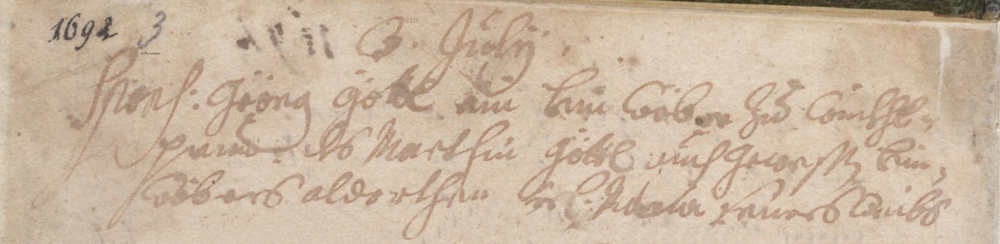
#> input picture Historical_Document_Project/dataset/DIBCO2018/degraded/10.bmp, 1000 x 244 px, shrunk from 1777 x 434 before the run
$ python -i morphology.py   (imports and definitions only)
#> lines starting #> are read from the running program, lines starting #| are printed output that depends on the picture
"""
Historical Document Restoration & Binarization
Module: morphology.py (Member 3)
Description: Morphological cleanup and connected-component post-processing
for binary historical document images. Eliminates salt-and-pepper noise,
bridges hairline stroke fractures, and removes scanner border artifacts.
"""

from typing import Tuple
import cv2
import numpy as np


def morphological_opening(
    binary_image: np.ndarray,
    kernel_size: Tuple[int, int] = (2, 2),
    shape: int = cv2.MORPH_RECT,
) -> np.ndarray:
    """
    Applies morphological opening to the text foreground.
    Input/Output: 0 = foreground (text), 255 = background (paper).
    Opening (Erosion followed by Dilation) eliminates small isolated noise specks.
    """
    # Invert so text is 255 (OpenCV morphology functions operate on white foreground)
    fg = 255 - binary_image
    kernel = cv2.getStructuringElement(shape, kernel_size)
    opened = cv2.morphologyEx(fg, cv2.MORPH_OPEN, kernel)
    return 255 - opened


def morphological_closing(
    binary_image: np.ndarray,
    kernel_size: Tuple[int, int] = (2, 2),
    shape: int = cv2.MORPH_RECT,
) -> np.ndarray:
    """
    Applies morphological closing to the text foreground.
    Closing (Dilation followed by Erosion) bridges hairline character breaks
    and fills tiny pinholes inside character strokes.
    """
    fg = 255 - binary_image
    kernel = cv2.getStructuringElement(shape, kernel_size)
    closed = cv2.morphologyEx(fg, cv2.MORPH_CLOSE, kernel)
    return 255 - closed


def remove_small_components(
    binary_image: np.ndarray,
    min_area: int = 10,
    connectivity: int = 8,
) -> np.ndarray:
    """
    Filter out isolated foreground components whose pixel area is smaller than min_area.
    Vectorized implementation using NumPy array indexing for instantaneous execution.
    """
    if min_area <= 1:
        return binary_image.copy()

    fg = 255 - binary_image
    num_labels, labels, stats, _ = cv2.connectedComponentsWithStats(fg, connectivity=connectivity)

    if num_labels <= 1:
        return binary_image.copy()

    # Create boolean lookup table for labels: keep if area >= min_area (background label 0 is always False)
    areas = stats[:, cv2.CC_STAT_AREA].copy()
    areas[0] = 0
    keep_mask = (areas >= min_area)

    # Vectorized direct lookup
    clean_fg = np.where(keep_mask[labels], 255, 0).astype(np.uint8)
    return 255 - clean_fg


def remove_border_artifacts(
    binary_image: np.ndarray,
    border_margin: int = 4,
    max_border_area_ratio: float = 0.25,
) -> np.ndarray:
    """
    Removes black border artifacts resulting from document scanning/cropping.
    Vectorized implementation for instant execution.
    """
    fg = 255 - binary_image
    h, w = fg.shape
    total_pixels = h * w
    num_labels, labels, stats, _ = cv2.connectedComponentsWithStats(fg, connectivity=8)

    if num_labels <= 1:
        return binary_image.copy()

    x = stats[:, cv2.CC_STAT_LEFT]
    y = stats[:, cv2.CC_STAT_TOP]
    bw = stats[:, cv2.CC_STAT_WIDTH]
    bh = stats[:, cv2.CC_STAT_HEIGHT]
    area = stats[:, cv2.CC_STAT_AREA]

    touches_border = (
        (x <= border_margin)
        | (y <= border_margin)
        | ((x + bw) >= (w - border_margin))
        | ((y + bh) >= (h - border_margin))
    )
    is_border_artifact = touches_border & (
        (area > (total_pixels * 0.02))
        | (bw >= (w - 2 * border_margin))
        | (bh >= (h - 2 * border_margin))
    )
    is_border_artifact[0] = False  # Background

    remove_mask = is_border_artifact[labels]
    clean_fg = fg.copy()
    clean_fg[remove_mask] = 0

    return 255 - clean_fg


def cleanup_binary_document(
    binary_image: np.ndarray,
    apply_closing: bool = False,
    closing_ksize: Tuple[int, int] = (2, 2),
    min_area: int = 12,
    clean_borders: bool = True,
) -> np.ndarray:
    """
    Integrated pipeline for binary morphological and topological cleanup.
    1. Optional gentle closing to bridge micro-fissures in ink.
    2. Connected component area thresholding to eliminate dust and paper foxing specks.
    3. Removal of peripheral scanning borders.
    """
    res = binary_image.copy()

    if clean_borders:
        res = remove_border_artifacts(res)

    if apply_closing:
        res = morphological_closing(res, kernel_size=closing_ksize)

    if min_area > 0:
        res = remove_small_components(res, min_area=min_area)

    return res

>>> import cv2
>>> picture = cv2.imread('../Historical_Document_Project/dataset/DIBCO2018/degraded/10.bmp', cv2.IMREAD_GRAYSCALE)
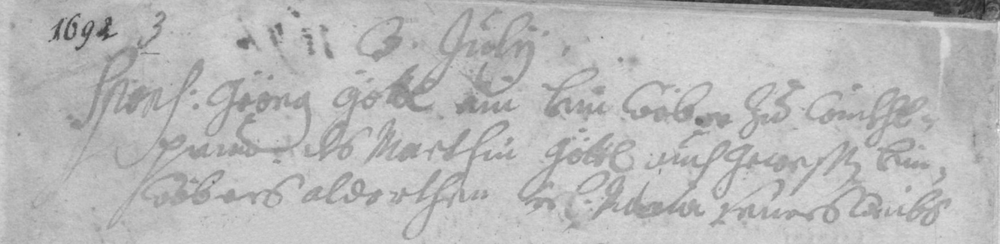
#> picture: shape (244, 1000); min 35, max 247, mean 186.1
>>> result = cleanup_binary_document(picture)
#> in remove_border_artifacts, `fg = 255 - binary_image`:
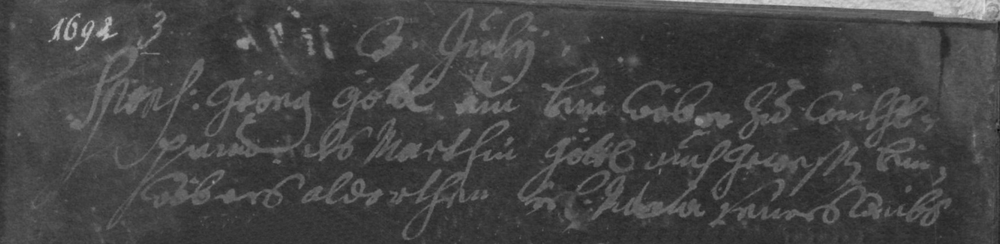
#> fg: shape (244, 1000); min 8, max 220, mean 68.9
#> in remove_border_artifacts, `num_labels, labels, stats, _ = cv2.connectedComponentsWithStats(fg, co..`: labels: shape (244, 1000) int32; every value is 1
#> in remove_border_artifacts, `num_labels, labels, stats, _ = cv2.connectedComponentsWithStats(fg, co..`: num_labels = 2; stats = [[-1, 2147483647, 0, 0, 0], [0, 0, 1000, 244, 244000]]
#> in remove_border_artifacts, `x = stats[:, cv2.CC_STAT_LEFT]`: x = [-1, 0]
#> in remove_border_artifacts, `y = stats[:, cv2.CC_STAT_TOP]`: y = [2147483647, 0]
#> in remove_border_artifacts, `bw = stats[:, cv2.CC_STAT_WIDTH]`: bw = [0, 1000]
#> in remove_border_artifacts, `bh = stats[:, cv2.CC_STAT_HEIGHT]`: bh = [0, 244]
#> in remove_border_artifacts, `area = stats[:, cv2.CC_STAT_AREA]`: area = [0, 244000]
#> in remove_border_artifacts, `touches_border = ( (x <= border_margin) | (y <= border_margin) | ((x +..`: touches_border = [True, True]
#> in remove_border_artifacts, `is_border_artifact = touches_border & ( (area > (total_pixels * 0.02))..`: is_border_artifact = [False, True]
#> in remove_border_artifacts, `remove_mask = is_border_artifact[labels]`: remove_mask: shape (244, 1000) bool; every value is 1
#> in remove_border_artifacts, `clean_fg[remove_mask] = 0`: clean_fg: shape (244, 1000); every value is 0
#> in remove_border_artifacts, `return 255 - clean_fg`: returned value: shape (244, 1000); every value is 255
#> in remove_small_components, `num_labels, labels, stats, _ = cv2.connectedComponentsWithStats(fg, co..`: labels: shape (244, 1000) int32; every value is 0
#> in remove_small_components, `num_labels, labels, stats, _ = cv2.connectedComponentsWithStats(fg, co..`: num_labels = 1; stats = [[0, 0, 1000, 244, 244000]]

$ run again, on Historical_Document_Project/dataset/DIBCO2018/degraded/3.bmp
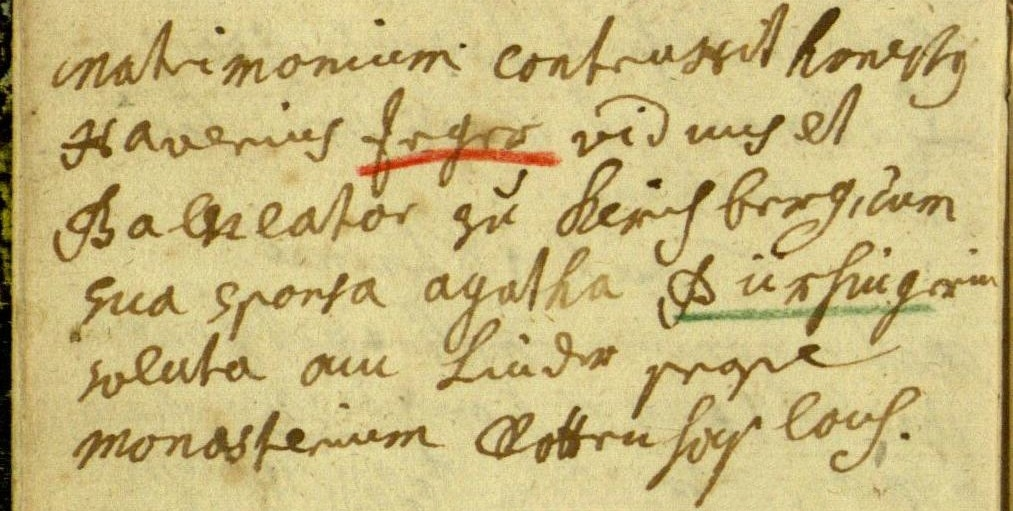
#> input picture Historical_Document_Project/dataset/DIBCO2018/degraded/3.bmp, 1013 x 511 px
#> `picture = cv2.imread('../Historical_Document_Project/dataset/DIBCO2018..`:
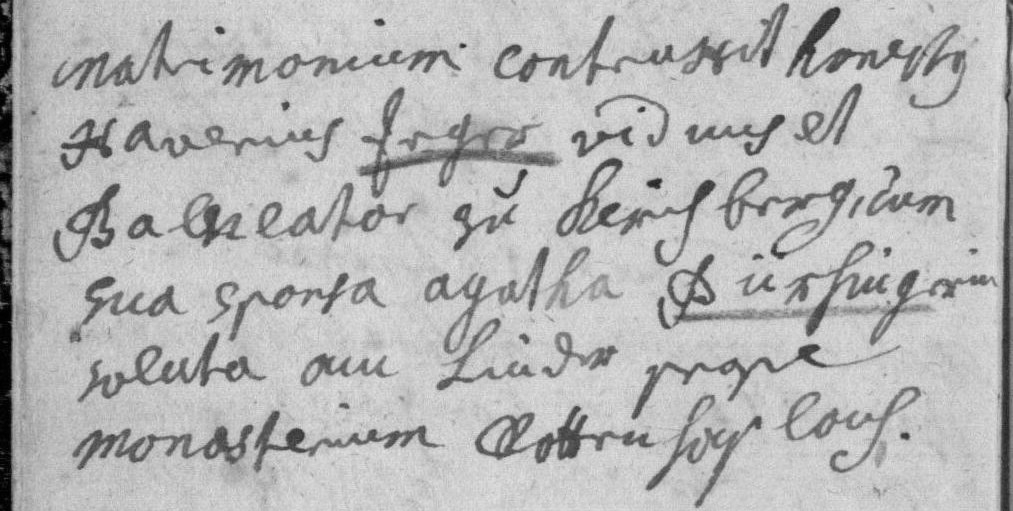
#> picture: shape (511, 1013); min 0, max 232, mean 182.4
#> in remove_border_artifacts, `fg = 255 - binary_image`:
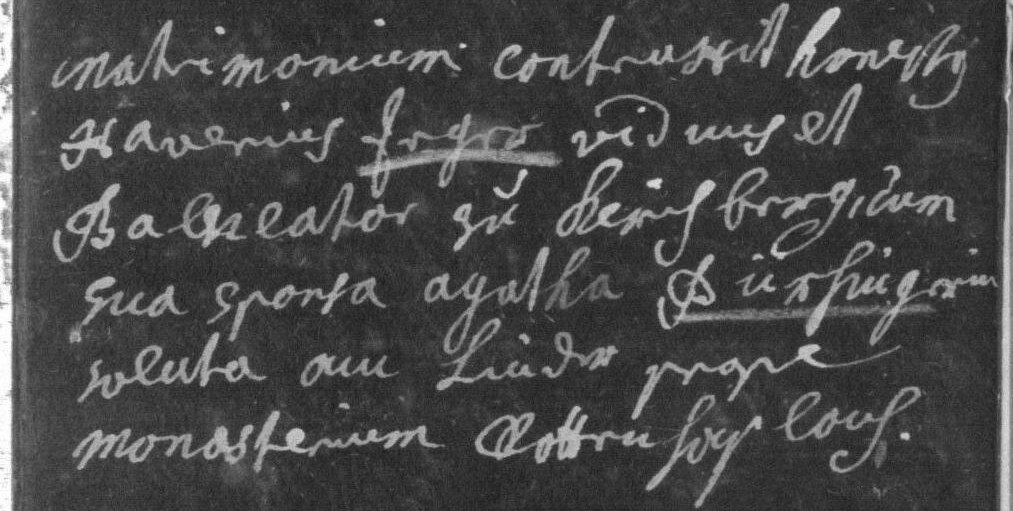
#> fg: shape (511, 1013); min 23, max 255, mean 72.6
#> in remove_border_artifacts, `num_labels, labels, stats, _ = cv2.connectedComponentsWithStats(fg, co..`: num_labels = 2; stats = [[-1, 2147483647, 0, 0, 0], [0, 0, 1013, 511, 517643]]
#> x = [-1, 0]
#> y = [2147483647, 0]
#> bw = [0, 1013]
#> bh = [0, 511]
#> area = [0, 517643]
#> touches_border = [True, True]
#> is_border_artifact = [False, True]
#> remove_mask: shape (511, 1013) bool; every value is 1
#> clean_fg: shape (511, 1013); every value is 0
#> in remove_small_components, `num_labels, labels, stats, _ = cv2.connectedComponentsWithStats(fg, co..`: num_labels = 1; stats = [[0, 0, 1013, 511, 517643]]

$ run again, on Historical_Document_Project/dataset/DIBCO2018/degraded/4.bmp
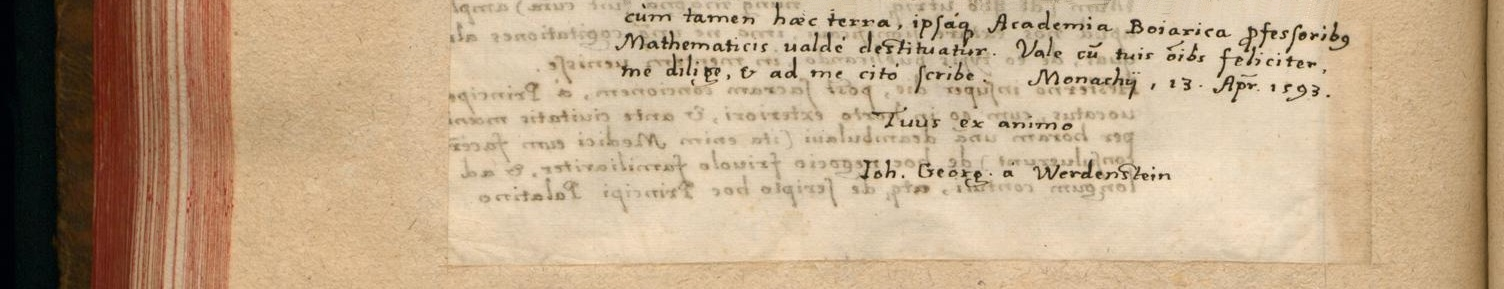
#> input picture Historical_Document_Project/dataset/DIBCO2018/degraded/4.bmp, 1504 x 289 px
#> `picture = cv2.imread('../Historical_Document_Project/dataset/DIBCO2018..`:
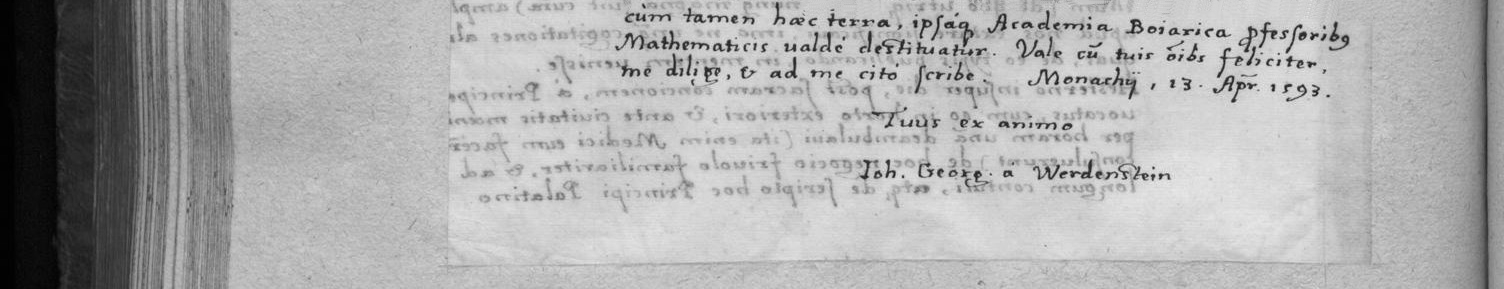
#> picture: shape (289, 1504); min 0, max 238, mean 171.3
#> in remove_border_artifacts, `fg = 255 - binary_image`:
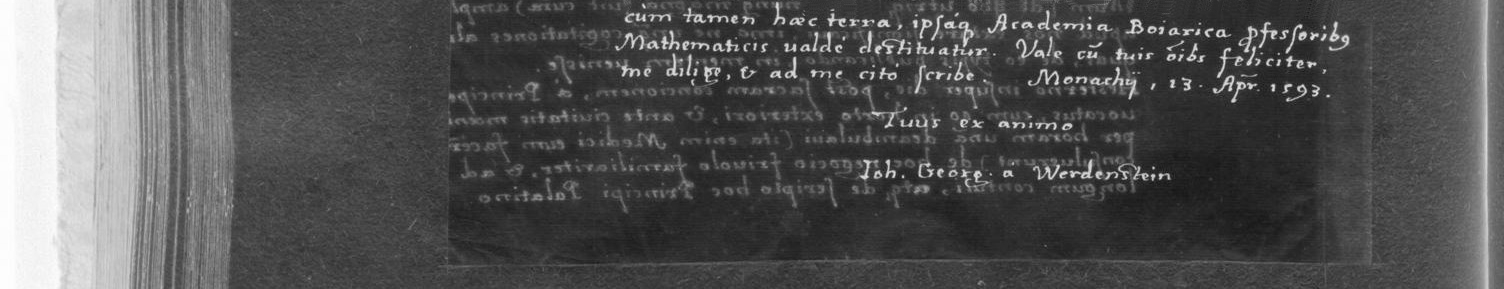
#> fg: shape (289, 1504); min 17, max 255, mean 83.7
#> in remove_border_artifacts, `num_labels, labels, stats, _ = cv2.connectedComponentsWithStats(fg, co..`: num_labels = 2; stats = [[-1, 2147483647, 0, 0, 0], [0, 0, 1504, 289, 434656]]
#> x = [-1, 0]
#> y = [2147483647, 0]
#> bw = [0, 1504]
#> bh = [0, 289]
#> area = [0, 434656]
#> touches_border = [True, True]
#> is_border_artifact = [False, True]
#> remove_mask: shape (289, 1504) bool; every value is 1
#> clean_fg: shape (289, 1504); every value is 0
#> in remove_small_components, `num_labels, labels, stats, _ = cv2.connectedComponentsWithStats(fg, co..`: num_labels = 1; stats = [[0, 0, 1504, 289, 434656]]

$ run again, on Historical_Document_Project/dataset/DIBCO2018/degraded/8.bmp
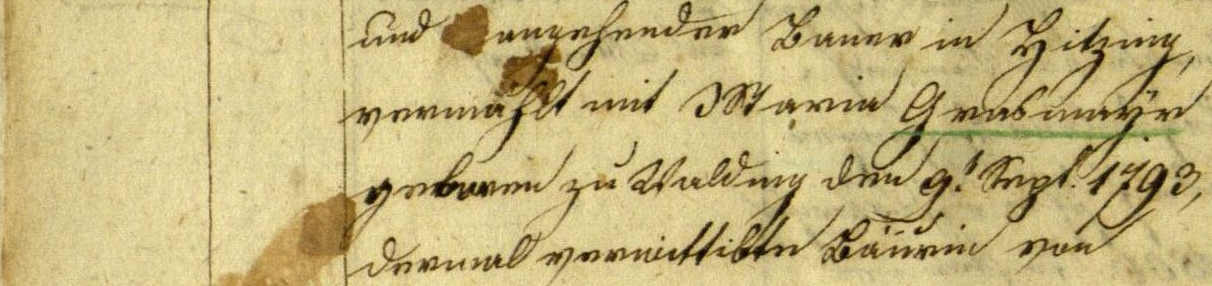
#> input picture Historical_Document_Project/dataset/DIBCO2018/degraded/8.bmp, 1212 x 286 px
#> `picture = cv2.imread('../Historical_Document_Project/dataset/DIBCO2018..`:
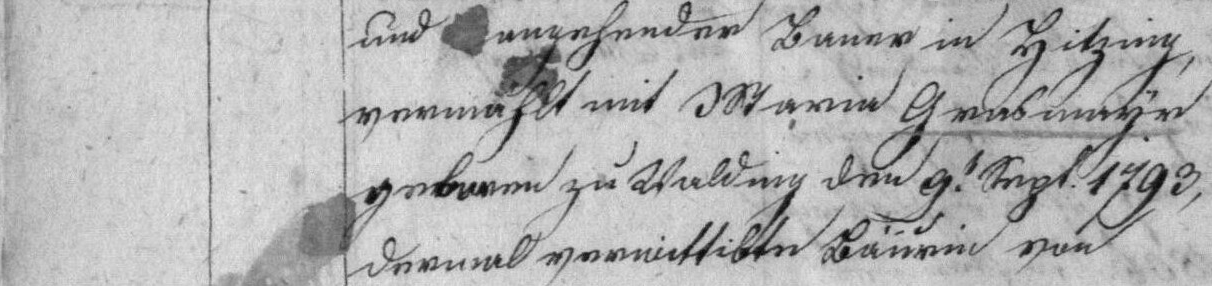
#> picture: shape (286, 1212); min 3, max 235, mean 179.7
#> in remove_border_artifacts, `fg = 255 - binary_image`:
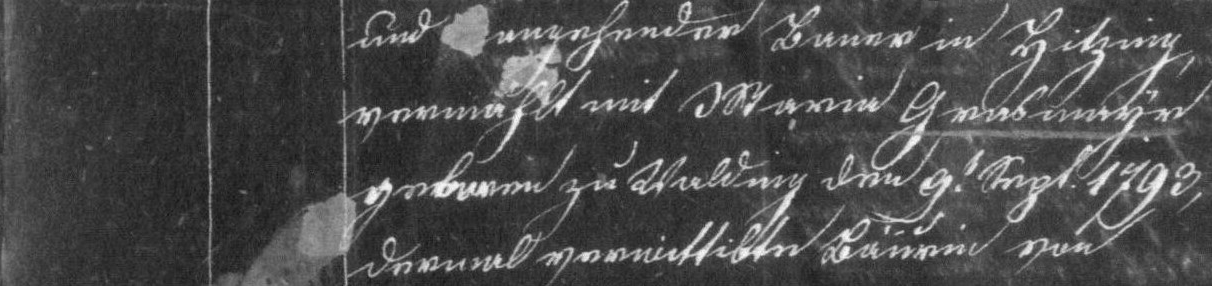
#> fg: shape (286, 1212); min 20, max 252, mean 75.3
#> in remove_border_artifacts, `num_labels, labels, stats, _ = cv2.connectedComponentsWithStats(fg, co..`: num_labels = 2; stats = [[-1, 2147483647, 0, 0, 0], [0, 0, 1212, 286, 346632]]
#> x = [-1, 0]
#> y = [2147483647, 0]
#> bw = [0, 1212]
#> bh = [0, 286]
#> area = [0, 346632]
#> touches_border = [True, True]
#> is_border_artifact = [False, True]
#> remove_mask: shape (286, 1212) bool; every value is 1
#> clean_fg: shape (286, 1212); every value is 0
#> in remove_small_components, `num_labels, labels, stats, _ = cv2.connectedComponentsWithStats(fg, co..`: num_labels = 1; stats = [[0, 0, 1212, 286, 346632]]
